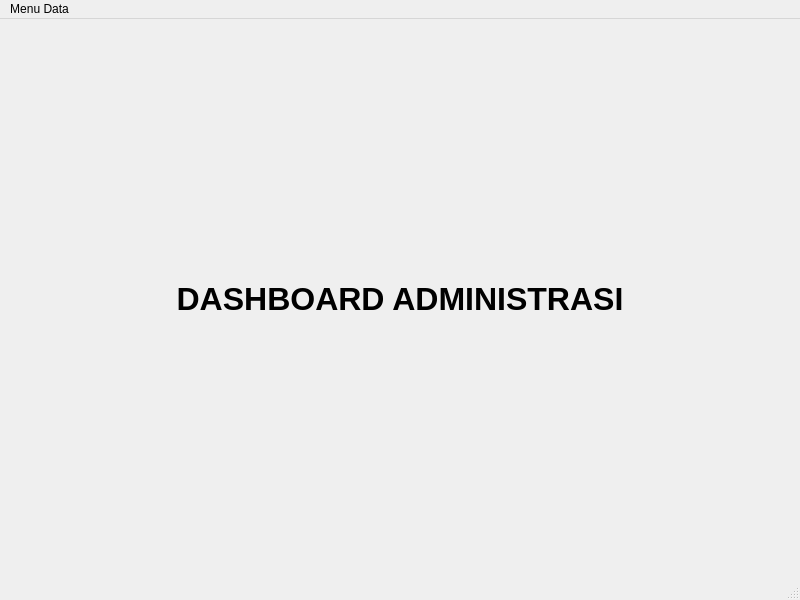
<?xml version="1.0" encoding="UTF-8"?>
<ui version="4.0">
 <class>MainWindow</class>
 <widget class="QMainWindow" name="MainWindow">
  <property name="geometry"> <rect> <x>0</x> <y>0</y> <width>800</width> <height>600</height> </rect> </property>
  <property name="windowTitle"> <string>Sistem Informasi Desa</string> </property>
  <widget class="QWidget" name="centralwidget">
   <layout class="QVBoxLayout" name="verticalLayout">
    <item>
     <widget class="QLabel" name="labelTitle">
      <property name="font">
       <font>
        <pointsize>24</pointsize>
        <weight>75</weight>
        <bold>true</bold>
       </font>
      </property>
      <property name="text">
       <string>DASHBOARD ADMINISTRASI</string>
      </property>
      <property name="alignment">
       <set>Qt::AlignCenter</set>
      </property>
     </widget>
    </item>
   </layout>
  </widget>
  <widget class="QMenuBar" name="menubar">
   <property name="geometry"> <rect> <x>0</x> <y>0</y> <width>800</width> <height>22</height> </rect> </property>
   <widget class="QMenu" name="menuData">
    <property name="title"> <string>Menu Data</string> </property>
    <addaction name="actionProker"/>
    <addaction name="actionRenbang"/>
    <addaction name="actionBansos"/>
    <addaction name="actionGaleri"/>
   </widget>
   <addaction name="menuData"/>
  </widget>
  <widget class="QStatusBar" name="statusbar"/>
  <action name="actionProker"> <property name="text"> <string>Program Kerja</string> </property> </action>
  <action name="actionRenbang"> <property name="text"> <string>Rencana Pembangunan</string> </property> </action>
  <action name="actionBansos"> <property name="text"> <string>Bantuan Sosial</string> </property> </action>
  <action name="actionGaleri"> <property name="text"> <string>Galeri</string> </property> </action>
 </widget>
 <resources/> <connections/>
</ui>
